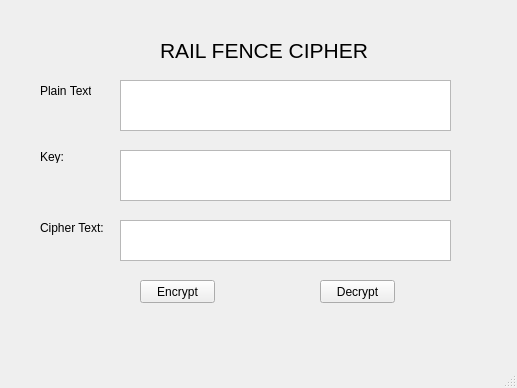
<?xml version="1.0" encoding="UTF-8"?>
<ui version="4.0">
 <class>MainWindow</class>
 <widget class="QMainWindow" name="MainWindow">
  <property name="geometry">
   <rect>
    <x>0</x>
    <y>0</y>
    <width>517</width>
    <height>388</height>
   </rect>
  </property>
  <property name="windowTitle">
   <string>MainWindow</string>
  </property>
  <widget class="QWidget" name="centralwidget">
   <widget class="QPlainTextEdit" name="txt_plain_text">
    <property name="geometry">
     <rect>
      <x>120</x>
      <y>80</y>
      <width>331</width>
      <height>51</height>
     </rect>
    </property>
   </widget>
   <widget class="QLabel" name="label_2">
    <property name="geometry">
     <rect>
      <x>40</x>
      <y>80</y>
      <width>51</width>
      <height>21</height>
     </rect>
    </property>
    <property name="text">
     <string>Plain Text:</string>
    </property>
   </widget>
   <widget class="QLabel" name="label_3">
    <property name="geometry">
     <rect>
      <x>40</x>
      <y>150</y>
      <width>47</width>
      <height>13</height>
     </rect>
    </property>
    <property name="text">
     <string>Key:</string>
    </property>
   </widget>
   <widget class="QPlainTextEdit" name="txt_cipher_text">
    <property name="geometry">
     <rect>
      <x>120</x>
      <y>220</y>
      <width>331</width>
      <height>41</height>
     </rect>
    </property>
   </widget>
   <widget class="QPushButton" name="btn_encrypt">
    <property name="geometry">
     <rect>
      <x>140</x>
      <y>280</y>
      <width>75</width>
      <height>23</height>
     </rect>
    </property>
    <property name="text">
     <string>Encrypt</string>
    </property>
   </widget>
   <widget class="QPushButton" name="btn_decrypt">
    <property name="geometry">
     <rect>
      <x>320</x>
      <y>280</y>
      <width>75</width>
      <height>23</height>
     </rect>
    </property>
    <property name="text">
     <string>Decrypt</string>
    </property>
   </widget>
   <widget class="QLabel" name="label_4">
    <property name="geometry">
     <rect>
      <x>40</x>
      <y>220</y>
      <width>71</width>
      <height>16</height>
     </rect>
    </property>
    <property name="text">
     <string>Cipher Text:</string>
    </property>
   </widget>
   <widget class="QLabel" name="label">
    <property name="geometry">
     <rect>
      <x>160</x>
      <y>40</y>
      <width>221</width>
      <height>21</height>
     </rect>
    </property>
    <property name="font">
     <font>
      <pointsize>16</pointsize>
     </font>
    </property>
    <property name="text">
     <string>RAIL FENCE CIPHER</string>
    </property>
   </widget>
   <widget class="QPlainTextEdit" name="txt_key">
    <property name="geometry">
     <rect>
      <x>120</x>
      <y>150</y>
      <width>331</width>
      <height>51</height>
     </rect>
    </property>
   </widget>
  </widget>
  <widget class="QMenuBar" name="menubar">
   <property name="geometry">
    <rect>
     <x>0</x>
     <y>0</y>
     <width>517</width>
     <height>21</height>
    </rect>
   </property>
  </widget>
  <widget class="QStatusBar" name="statusbar"/>
 </widget>
 <resources/>
 <connections/>
</ui>
